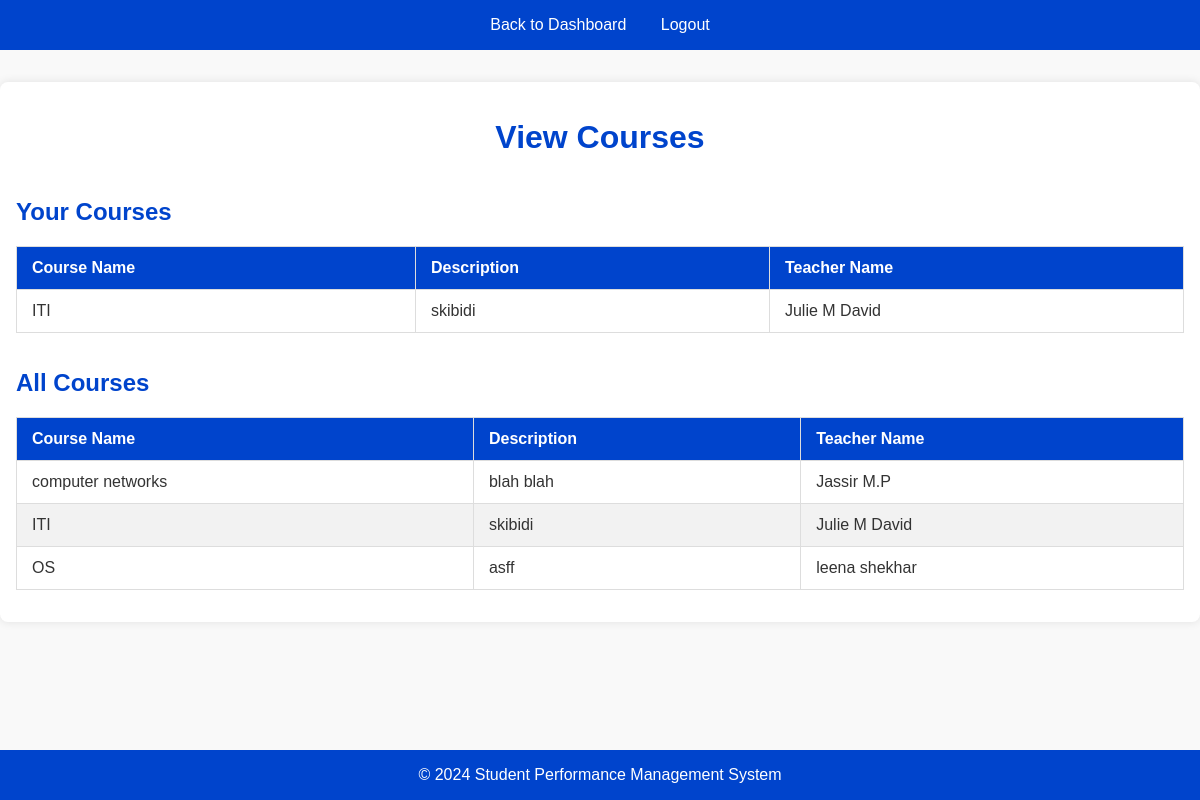
The app's page /html/ViewCourses.php (signed in) with its own data.
### tables this page shows
CREATE TABLE `courses` (
  `course_id` int(11) NOT NULL,
  `course_name` varchar(100) NOT NULL,
  `course_description` text DEFAULT NULL,
  `teacher_id` int(11) DEFAULT NULL,
  `created_at` timestamp NOT NULL DEFAULT current_timestamp(),
  `updated_at` timestamp NOT NULL DEFAULT current_timestamp() ON UPDATE current_timestamp()
);

CREATE TABLE `teachers` (
  `teacher_id` int(11) NOT NULL,
  `first_name` varchar(50) NOT NULL,
  `last_name` varchar(50) NOT NULL,
  `email` varchar(100) NOT NULL,
  `phone_number` varchar(15) DEFAULT NULL,
  `hire_date` date NOT NULL,
  `user_id` int(11) DEFAULT NULL,
  `created_at` timestamp NOT NULL DEFAULT current_timestamp(),
  `updated_at` timestamp NOT NULL DEFAULT current_timestamp() ON UPDATE current_timestamp()
);

### html/ViewCourses.php (the view, shortened to what this page needs)
<!DOCTYPE html>
<html lang="en">
<head>
    <link rel="stylesheet" href="../css/ViewCourses.css">
</head>
<body>
    <nav>
        <a href="TeacherDashboard.html">Back to Dashboard</a>
        <a href="logout.html">Logout</a>
    </nav>
    <div class="container">
        <h1>View Courses</h1>
        <div class="table-container">
            <h2>Your Courses</h2>
            <table>
                <thead>
                    <tr>
                        <th>Course Name</th>
                        <th>Description</th>
                        <th>Teacher Name</th>
                    </tr>
                </thead>
                <tbody>
                    <?php
                    include 'db_connection.php';
                    $user_id = $_SESSION['user_id'];
                    $sql = "SELECT c.course_name, c.course_description, t.first_name, t.last_name
                            FROM courses c
                            JOIN teachers t ON c.teacher_id = t.teacher_id
                            JOIN users u ON t.user_id = u.user_id
                            WHERE u.user_id = $user_id";
                    $result = $conn->query($sql);
                    if ($result->num_rows > 0) {
                        while ($row = $result->fetch_assoc()) {
                            echo "<tr>
                                    <td>{$row['course_name']}</td>
                                    <td>{$row['course_description']}</td>
                                    <td>{$row['first_name']} {$row['last_name']}</td>
                                </tr>";
                        }
                    } else {
                        echo "<tr><td colspan='3'>No courses found</td></tr>";
                    }
                    ?>
                </tbody>
            </table>
        </div>
        <div class="table-container">
            <h2>All Courses</h2>
            <table>
                <thead>
                    <tr>
                        <th>Course Name</th>
                        <th>Description</th>
                        <th>Teacher Name</th>
                    </tr>
                </thead>
                <tbody>
                    <?php
                    $sql = "SELECT c.course_name, c.course_description, t.first_name, t.last_name
                            FROM courses c
                            JOIN teachers t ON c.teacher_id = t.teacher_id";
                    $result = $conn->query($sql);
                    if ($result->num_rows > 0) {
                        while ($row = $result->fetch_assoc()) {
                            echo "<tr>
                                    <td>{$row['course_name']}</td>
                                    <td>{$row['course_description']}</td>
                                    <td>{$row['first_name']} {$row['last_name']}</td>
                                </tr>";
                        }
                    } else {
                        echo "<tr><td colspan='3'>No courses found</td></tr>";
                    }
                    ?>
                </tbody>
            </table>
        </div>
    </div>
    <footer>
        &copy; 2024 Student Performance Management System
    </footer>
</body>
</html>

### css/ViewCourses.css (style rules this page uses)
body { font-family: Arial, sans-serif; margin: 0; padding: 0; background-color: #f9f9f9; color: #333; }
nav { background-color: #0044cc; color: white; padding: 1em; text-align: center; }
nav a { color: white; margin: 0 15px; text-decoration: none; }
.container { max-width: 1200px; margin: 2em auto; padding: 1em; background-color: white; border-radius: 8px; box-shadow: 0 0 10px rgba(0, 0, 0, 0.1); }
h1 { text-align: center; color: #0044cc; }
h2 { color: #0044cc; }
table { width: 100%; border-collapse: collapse; margin: 1em 0; font-size: 16px; }
table th, table td { padding: 12px 15px; border: 1px solid #ddd; text-align: left; }
table th { background-color: #0044cc; color: white; font-weight: bold; }
table tr:nth-child(even) { background-color: #f2f2f2; }
.table-container { overflow-x: auto; }
footer { text-align: center; padding: 1em 0; background-color: #0044cc; color: white; position: fixed; bottom: 0; width: 100%; }

### records on screen
courses: course_name "ITI", course_description "skibidi", teacher.first_name "Julie M", teacher.last_name "David"
courses: course_name "computer networks", course_description "blah blah", teacher.first_name "Jassir", teacher.last_name "M.P"
courses: course_name "OS", course_description "asff", teacher.first_name "leena", teacher.last_name "shekhar"
